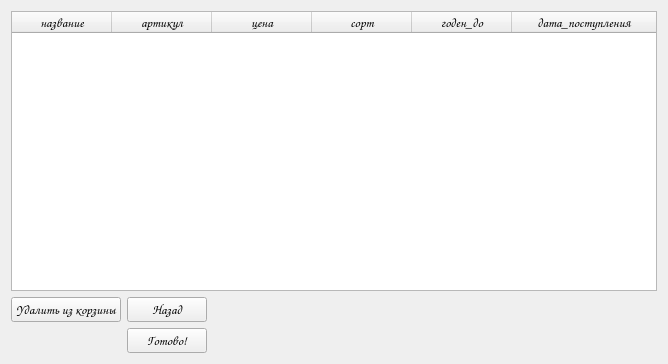
<?xml version="1.0" encoding="UTF-8"?>
<ui version="4.0">
 <class>OrderBuyer</class>
 <widget class="QWidget" name="OrderBuyer">
  <property name="geometry">
   <rect>
    <x>0</x>
    <y>0</y>
    <width>668</width>
    <height>364</height>
   </rect>
  </property>
  <property name="windowTitle">
   <string>Оформление заказа</string>
  </property>
  <layout class="QGridLayout" name="gridLayout">
   <item row="2" column="3">
    <spacer name="horizontalSpacer_2">
     <property name="orientation">
      <enum>Qt::Horizontal</enum>
     </property>
     <property name="sizeHint" stdset="0">
      <size>
       <width>40</width>
       <height>20</height>
      </size>
     </property>
    </spacer>
   </item>
   <item row="0" column="0" colspan="4">
    <widget class="QTableWidget" name="table">
     <property name="font">
      <font>
       <family>Comic Sans MS</family>
       <pointsize>10</pointsize>
      </font>
     </property>
     <property name="horizontalScrollBarPolicy">
      <enum>Qt::ScrollBarAsNeeded</enum>
     </property>
     <property name="sizeAdjustPolicy">
      <enum>QAbstractScrollArea::AdjustToContents</enum>
     </property>
     <property name="sortingEnabled">
      <bool>true</bool>
     </property>
     <attribute name="horizontalHeaderStretchLastSection">
      <bool>true</bool>
     </attribute>
     <column>
      <property name="text">
       <string>название</string>
      </property>
     </column>
     <column>
      <property name="text">
       <string>артикул</string>
      </property>
     </column>
     <column>
      <property name="text">
       <string>цена</string>
      </property>
     </column>
     <column>
      <property name="text">
       <string>сорт</string>
      </property>
     </column>
     <column>
      <property name="text">
       <string>годен_до</string>
      </property>
     </column>
     <column>
      <property name="text">
       <string>дата_поступления</string>
      </property>
     </column>
    </widget>
   </item>
   <item row="2" column="0" colspan="2">
    <widget class="QPushButton" name="remove">
     <property name="font">
      <font>
       <family>Comic Sans MS</family>
       <pointsize>10</pointsize>
      </font>
     </property>
     <property name="text">
      <string>Удалить из корзины</string>
     </property>
    </widget>
   </item>
   <item row="2" column="2">
    <widget class="QPushButton" name="back">
     <property name="font">
      <font>
       <family>Comic Sans MS</family>
       <pointsize>10</pointsize>
      </font>
     </property>
     <property name="text">
      <string>Назад</string>
     </property>
    </widget>
   </item>
   <item row="3" column="3">
    <spacer name="horizontalSpacer">
     <property name="orientation">
      <enum>Qt::Horizontal</enum>
     </property>
     <property name="sizeHint" stdset="0">
      <size>
       <width>40</width>
       <height>20</height>
      </size>
     </property>
    </spacer>
   </item>
   <item row="3" column="2">
    <widget class="QPushButton" name="ok">
     <property name="font">
      <font>
       <family>Comic Sans MS</family>
       <pointsize>10</pointsize>
      </font>
     </property>
     <property name="text">
      <string>Готово!</string>
     </property>
    </widget>
   </item>
  </layout>
 </widget>
 <resources/>
 <connections/>
</ui>
